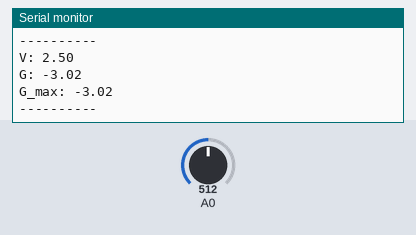
Recording of a sketch running on a simulated Arduino Uno, built with avr-gcc and run on an emulated ATmega328P. On the bench: the last lines printed to the serial monitor. The inputs (shaded band) are chosen by the test bench; at power-on: A0 = 512.

Above: at 1.3 s.
1.4 s: A0 set to 716
At 1.88 s:
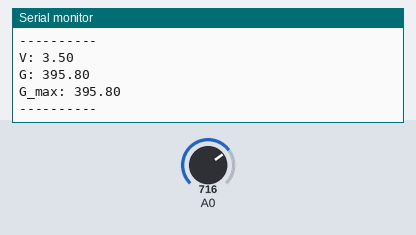
2.9 s: A0 set to 900
At 3.39 s:
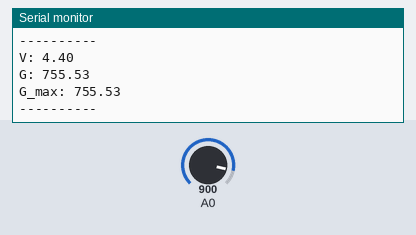
Timing chart, 0 to 5.9 s (numbered marks = the images above; inputs shaded):
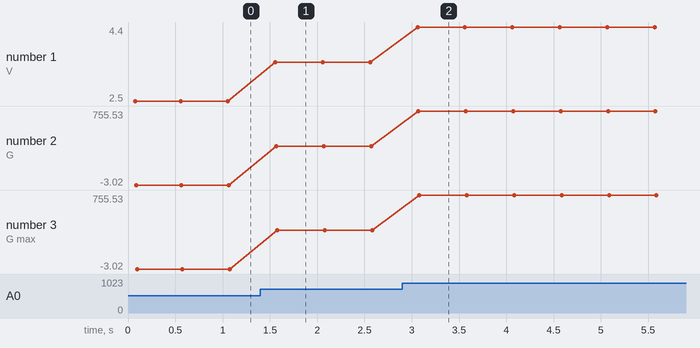

The sketch:

magnetometar.ino
```cpp
#define MAX_VOLTAGE 5.0
#define HALL_OUT_MIN 0.86
#define HALL_OUT_MAX 4.21
#define SENSITIVITY 0.0025

float gauss_max;

void setup() {
  // put your setup code here, to run once:
  Serial.begin(9600);
  Serial.println("------------");
  Serial.println((String)"HALL_OUT_MIN: " + HALL_OUT_MIN);
  Serial.println((String)"HALL_OUT_MAX: " + HALL_OUT_MAX);
  Serial.println((String)"SENSITIVITY: " + SENSITIVITY);
  gauss_max = 0.0;
}

void loop() {
  // put your main code here, to run repeatedly:
  int sensorValue = analogRead(A0);
  float voltage = sensorValue * (MAX_VOLTAGE / 1023.0);
  Serial.println((String)"V: " + voltage);
  // float gauss = ( voltage - HALL_OUT_MIN - (HALL_OUT_MAX - HALL_OUT_MIN) / 2 ) / SENSITIVITY - 130.0;
  float gauss = (voltage - 2.51) / SENSITIVITY;
  if (abs(gauss) > abs(gauss_max)) {
      gauss_max = gauss;
  }
  Serial.println((String)"G: " + gauss);
  Serial.println((String)"G_max: " + gauss_max);
  Serial.println((String)"----------");
  delay(500);
}
```

Measured:
- after the input at 1.4 s, the serial monitor: prints a new line after 0.16 s (image 1)
- after the input at 2.9 s, the serial monitor: prints a new line after 0.16 s (image 2)
- plotted number 1: 2.5 → 3.5 after the input at 1.4 s, 3.5 → 4.4 after the input at 2.9 s
- plotted number 2: -3.02 → 395.8 after the input at 1.4 s, 395.8 → 755.53 after the input at 2.9 s
- plotted number 3: -3.02 → 395.8 after the input at 1.4 s, 395.8 → 755.53 after the input at 2.9 s
